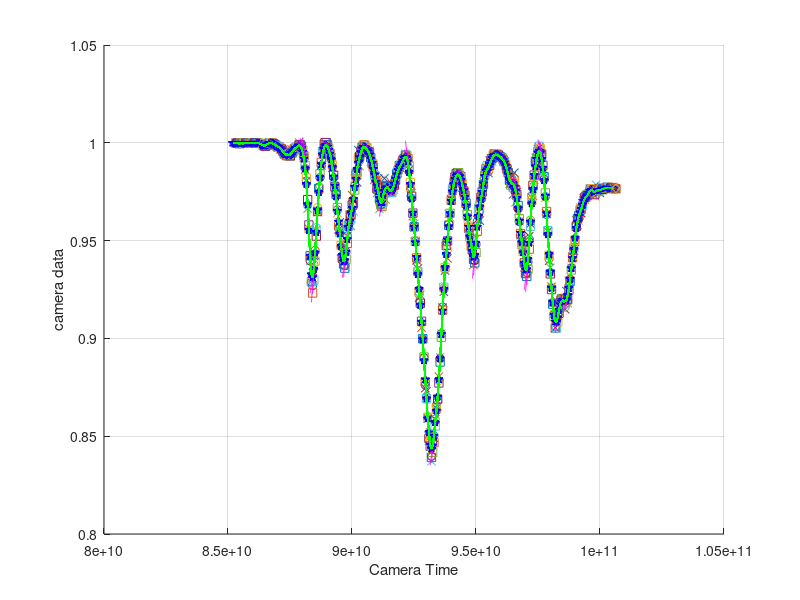
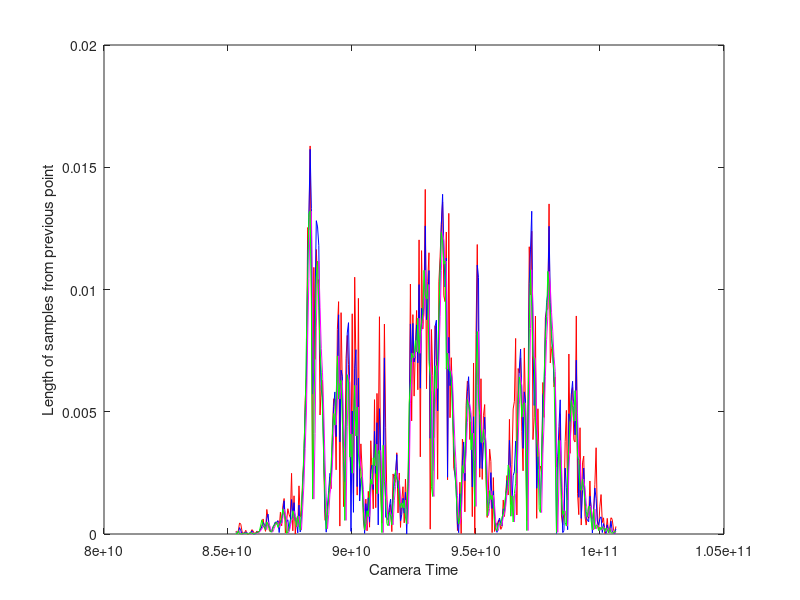
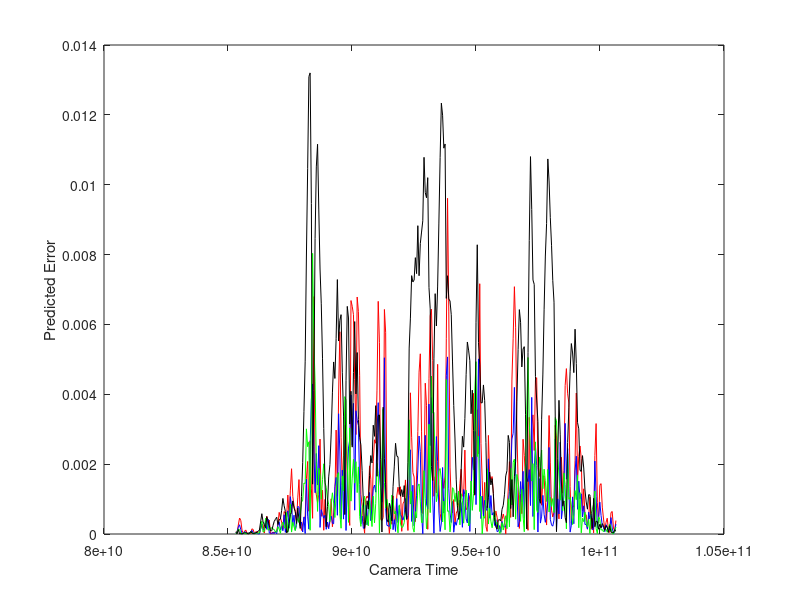

Reproduce these figures in MATLAB, in order.
%Data initialization%
data_camera = csvread('CAMERA_1.csv');
camera_time = data_camera(:,1);
camera_data_w = data_camera(:,2);
hold on
data_sensor = csvread('SENSOR_1.csv');
sensor_time = data_sensor(:,1);
sensor_data_w = data_sensor(:,2);

%Data processing&
p=2   % data length quadratic %
l=3 %data length cubic%
q=1  %data length Linear%
predict=[]% Array initialization of Cubic Data%
predicterror=[]% Array initialization of  predicted Error for Cubic Data%
predictlength=[]% Array initialization of predicted length for Cubic Data%
actuallength=[]% Array initialization of the actual length%

predictq=[] % Array initialization of Quadratic  Data%
predicterrorq=[]% Array initialization of predicted Error for Quadratic data Data%
predictlengthq=[]% Array initialization of predicted length of Quadratic Data%


predictl=[] % Array initialization of Linear   Data%
predicterrorl=[]% Array initialization of predicted Error for Linear data Data%
predictlengthl=[]% Array initialization of predicted length of Linear Data%
%noprediction=[]%Array initialization of no prediction%


d=[]; % Array initialization of difference between cubic and quadratic data%
n=4; % Data position%
i=1;
t=[]; % Array resizing for plot operation for camera data value%
k=[]; % Array resizing for plot operation for camera time value%
u=[];% Array resizing for plot operation for camera data value%
v=[];% Array resizing for plot operation for camera time value%

while n<311
    %camera Data Quadratic%
 x = camera_time(n-p:n,:); 
 y = camera_data_w(n-p:n,:);
 
%  Camera Data cubic% 
 xc = camera_time(n-l:n,:); 
 yc = camera_data_w(n-l:n,:);
%  
 %camera Data Linear %
 xl = camera_time(n-q:n,:); 
 yl = camera_data_w(n-q:n,:);
 
 u=camera_time(l:n+1,:);
 v=camera_data_w(l:n+1,:);
 
 %Cubic curve fit
parms = [xc.^3 xc.^2 xc ones(size(xc))]\yc;
xv = linspace(min(xc), max(xc))';
y_fit = [xv.^3 xv.^2 xv ones(size(xv))]*parms;


% %quadratic curve fit%
 parms1 = [x.^2 x ones(size(x))]\y;
 y_fit1 = [xv.^2 xv ones(size(xv))]*parms1;
 
%Linear curve fit%

  parms2 = [xl ones(size(xl))]\yl;
 y_fit2 = [xv ones(size(xv))]*parms2;
 


%Cubic parameters%
 cof1=parms(1);
 cof2=parms(2);
 cof3=parms(3);
 cof4=parms(4);
 
 %Quadratic parameter%
 coefq1=parms1(1);
 coefq2=parms1(2);
 coefq3=parms1(3);
 
 %Linear Parameters%
 coefl1=parms2(1);
 coefl2=parms2(2);


% Predicted Cubic data%
 predict(i)=cof1*(camera_time(n+1))^3+ cof2*(camera_time(n+1))^2+ cof3*camera_time(n+1)+ cof4;
 
%Predicted quadratic data%
 predictq(i)=coefq1*(camera_time(n+1))^2+ coefq2*(camera_time(n+1))+ coefq3;
 
%  
 %Predicted Linear data%
 predictl(i)=coefl1*(camera_time(n+1))+coefl2;
 
% No prediction Value%
noprediction(i)=abs(camera_data_w(i+1)-camera_data_w(i));
 
 
 %Difference between cubic and quadratic data%
 d(i)=abs(predict(i)-predictq(i));
 
 %Predicted error for cubic data%
 predicterror(i)=abs(camera_data_w(n+1)-predict(i));
 
 
 %predicted error for Quadratic data%
 predicterrorq(i)=abs(camera_data_w(n+1)-predictq(i));
 
 %predicted error for Linear data%
 predicterrorl(i)=abs(camera_data_w(n+1)-predictl(i));
 
 
 %Predicted length for cubic data%
 predictlength(i)=abs(predict(i)-camera_data_w(n));
 
 %Predicted length for quadratic data%
 predictlengthq(i)=abs(predictq(i)-camera_data_w(n));
 
 
 %Predicted length for quadratic data%
 predictlengthl(i)=abs(predictl(i)-camera_data_w(n));
 
 
 
 
 %Actual length of data%
 actuallength(i)=abs(camera_data_w(n+1)-camera_data_w(n));
  t(i)=camera_time(n+1);
  k(i)=camera_data_w(n+1);
n=n+1;
i=i+1;

%Figure 1 plotting%

%figure('Name', 'Curve fitting with predicted next value for cubic and quadratic function')
plot(x, y, 'bp')
hold on
grid on
plot(xv, y_fit, '-r')
plot(xv, y_fit1,'-b')
plot(xv,y_fit2,'-m')
plot(u,v,'-g')
plot(u,v,'-g','linewidth',1)   %plot data with big width %
plot( t(i-1),predict(i-1),'-x')
plot( t(i-1),predictq(i-1),'-o')
plot( t(i-1),predictl(i-1),'-s')
plot(t(i-1),k(i-1),'-d')
xlabel('Camera Time')
ylabel('camera data')

end


% Data analysis cubic data error%
maxerror=max(predicterror);
minerror=min(predicterror);
averageerorr=mean(predicterror);
standardev=std(predicterror);

%Data analysis quadratic data error%
maxerrorq=max(predicterrorq);
minerrorq=min(predicterrorq);
averageerorrq=mean(predicterrorq);
standardevq=std(predicterrorq);


%Data analysis quadratic data error%
maxerrorl=max(predicterrorl);
minerrorl=min(predicterrorl);
averageerorrl=mean(predicterrorl);
standardevl=std(predicterrorl);

% % The error in actual length 

maxerror_actual=max(actuallength);
minerror_actual=min(actuallength);
averageerorr_actual=mean(actuallength);
standardev_actual=std(actuallength);

% %Figure 1 plotting%
% 
% figure('Name', 'Curve fitting with predicted next value for cubic and quadratic function')
% plot(x, y, 'bp')
% hold on
% grid on
% plot(xv, y_fit, '-r')
% plot(xv, y_fit1,'-b')
% plot(xv,y_fit2,'-m')
% plot(t,k,'-g')
% plot( t(i-1),predict(i-1),'-x')
% plot( t(i-1),predictq(i-1),'-o')
% plot( t(i-1),predictl(i-1),'-s')
% plot(t(i-1),k(i-1),'-d')
% xlabel('Camera Time')
% ylabel('camera data')
% hold off

%Figure 2 plotting%
figure('Name', 'Predicted length comaparision with Actual length')
plot(t,predictlength,'-r')
hold on
plot(t,predictlengthq,'-b')
plot(t,predictlengthl,'-m')
plot(t,actuallength,'-g')
xlabel('Camera Time')
ylabel('Length of samples from previous point')
hold off

%Figure 3 plotting%
 figure('Name', 'Predicted Error comparision')
 plot(t,predicterror,'-r')
 hold on
 plot(t,predicterrorq,'-b')
  plot(t,predicterrorl,'-g')
  plot(t,actuallength,'-k')
%   plot(t,noprediction,'-c')
 %plot(t,d,'-m')
 xlabel('Camera Time')
 ylabel('Predicted Error')


 
 
